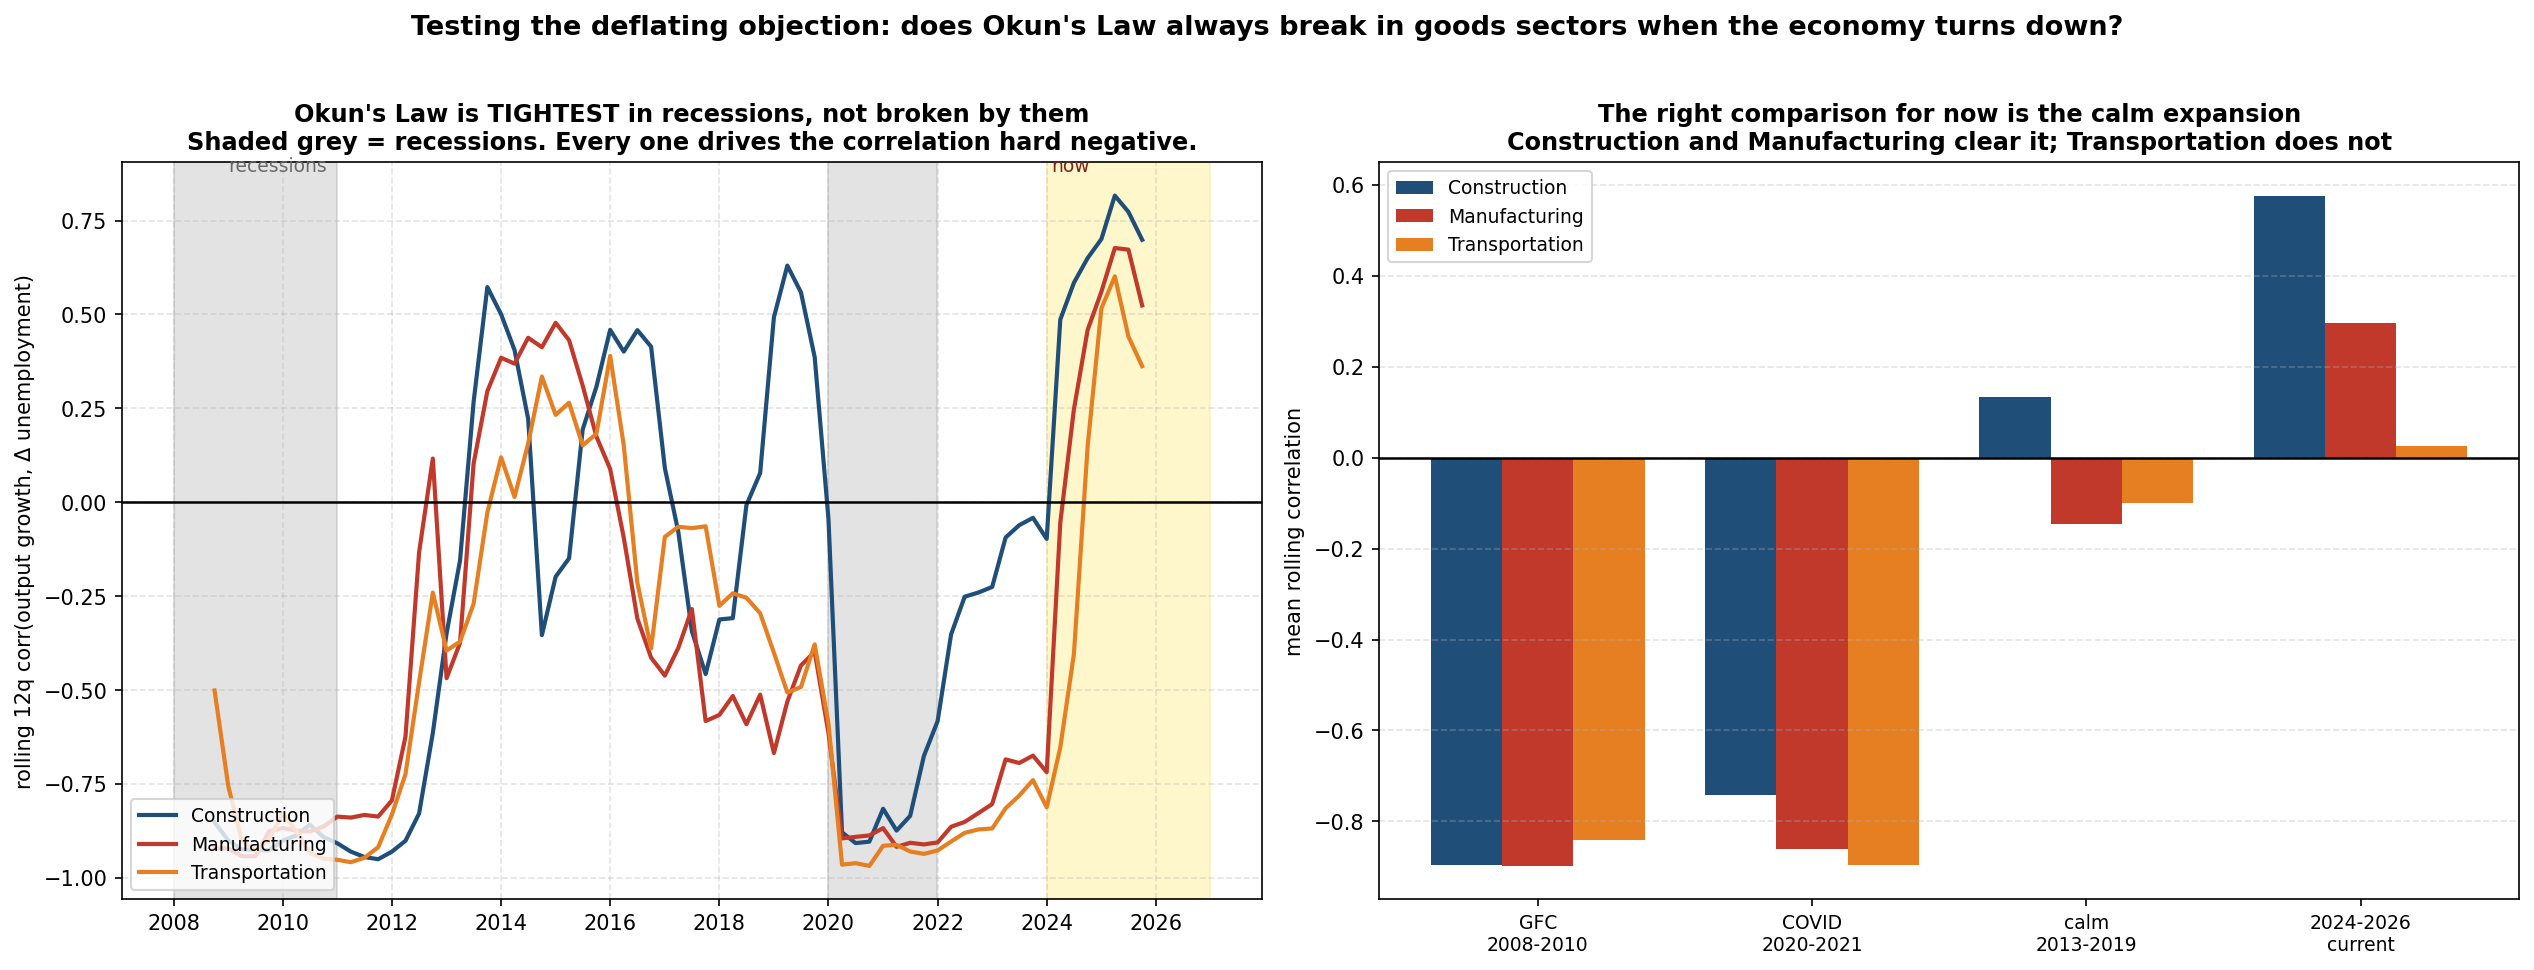

Python code for this plot:
"""
does_okun_break_in_recessions.py
Does Okun's Law always break in the goods sectors during a downturn?

WHY THIS EXISTS
The obvious deflating objection to this whole sub-project: maybe the 2024-2025
goods-sector inversion is nothing, because Okun's Law always comes apart in
construction, manufacturing and transportation when the economy turns down.
These are the most cyclical sectors in the economy. If their output-unemployment
correlation flips sign in every recession, then the 2024-2025 flip needs no
special explanation, and the long rate lag documented elsewhere in this folder is
an elaborate answer to a question that was never puzzling.

That objection is entirely testable and has never been tested here. This does it.

METHOD
Rolling 12-quarter correlation between year-over-year sector real output growth
and the year-over-year change in the sector unemployment rate. Okun's Law working
means a NEGATIVE correlation: output up, unemployment down. An inversion is a
positive correlation. The rolling series is then summarised inside four windows.

Two statistics are reported per window, the MEAN correlation and the SHARE of
quarters with a positive correlation. Deliberately not the maximum: a maximum
rises mechanically with the number of windows observed, so comparing the max over
a seven-year calm period against the max over a two-year recession is rigged
toward finding inversions in the longer window. An earlier cut of this test used
the max and produced a misleading table.

BEA real value added by industry starts in 2005, so the sample covers the GFC,
COVID, the 2013-2019 expansion as a calm benchmark, and the current episode.
COVID quarters are deliberately NOT excluded, because the question here is
precisely what downturns do.

RESULT: THE OBJECTION IS BACKWARDS
Okun's Law does not break in these sectors during recessions. It works better
than usual:

    window              Construction     Manufacturing   Transportation
    GFC 2008-2010          -0.90             -0.90            -0.84
    COVID 2020-2021        -0.74             -0.86            -0.90
    calm 2013-2019         +0.13             -0.15            -0.10
    2024-2026 current      +0.58             +0.30            +0.03

Across both recessions in the sample, in all three sectors, not one quarter shows
a positive correlation. Zero of 51. A sharp downturn drives output and
unemployment hard in opposite directions at the same time, which is Okun's Law
operating at full strength. The relationship is cyclically activated: it is
tightest exactly when the cycle is loudest.

WHAT THAT DOES AND DOES NOT BUY THIS SUB-PROJECT
It removes the deflating objection. The current inversion is not the ordinary
behaviour of goods sectors in a downturn, and it is happening in an expansion
rather than a recession, so a recession-based dismissal does not work.

It does not make the inversion large. The calm 2013-2019 benchmark is the honest
comparison, not the recessions, because the present period resembles a calm
expansion far more than it resembles 2008. Against that benchmark, construction
and manufacturing are both clearly outside their normal ranges, each by the same
+0.44 (construction +0.58 against a calm mean of +0.13, manufacturing +0.30
against -0.15). Transportation is not distinguishable from calm-period noise at
all (+0.03 against -0.10), so the "three sectors moved together" framing rests on
two of them. In calm periods these
correlations wander across zero routinely, 36 to 61 percent of quarters positive
depending on the sector.

That is consistent with what `why_in_sync.py` already found by a different route,
that the inversion reverses at a 20-quarter window and should be treated as a
short-window artifact. The hiring slowdown remains the durable finding; the
inversion remains thin; and the reason it is thin is not that recessions always
produce inversions, because they demonstrably do not.

Reads FRED CSVs from ../FRED-Data/. Writes does_okun_break_in_recessions.png.
"""

import os
import glob
import numpy as np
import pandas as pd
import matplotlib
matplotlib.use("Agg")
import matplotlib.pyplot as plt

HERE     = os.path.dirname(os.path.abspath(__file__))
DATA_DIR = os.path.join(HERE, "..", "FRED-Data") + os.sep
WIN      = 12   # quarters

SECTORS = {
    "Construction":   ("construction_value_added_RVAC.csv",
                       "construction_unemployment_rate_LNU04032231.csv"),
    "Manufacturing":  ("manufacturing_value_added_RVAMA.csv",
                       "manufacturing_unemployment_rate_LNU04032232.csv"),
    "Transportation": ("transportation_warehousing_value_added_RVAT.csv",
                       "transportation_utilities_unemployment_rate_LNU04032236.csv"),
}

WINDOWS = [
    ("GFC 2008-2010",     "2008-01-01", "2010-12-31", "recession"),
    ("COVID 2020-2021",   "2020-01-01", "2021-12-31", "recession"),
    ("calm 2013-2019",    "2013-01-01", "2019-12-31", "expansion"),
    ("2024-2026 current", "2024-01-01", "2026-12-31", "current"),
]


def find(f):
    p = os.path.join(DATA_DIR, f)
    return p if os.path.exists(p) else glob.glob(os.path.join(DATA_DIR, "*" + f))[0]


def load(f):
    d = pd.read_csv(find(f))
    d.columns = [c.strip() for c in d.columns]
    d[d.columns[0]] = pd.to_datetime(d[d.columns[0]])
    d = d.set_index(d.columns[0])
    return pd.to_numeric(d.iloc[:, 0], errors="coerce").dropna()


rolls = {}
for name, (of, uf) in SECTORS.items():
    y = (load(of).pct_change(4) * 100).dropna()
    u = load(uf).resample("QS").mean().diff(4).dropna()
    j = pd.DataFrame({"y": y, "u": u}).dropna()
    rolls[name] = j["y"].rolling(WIN).corr(j["u"]).dropna()

print("=" * 100)
print("DOES OKUN'S LAW ALWAYS BREAK IN THE GOODS SECTORS DURING A DOWNTURN?")
print("=" * 100)
print(f"\nRolling {WIN}-quarter corr(sector output growth, change in sector unemployment).")
print("Okun's Law working = NEGATIVE. Inversion = POSITIVE.")
print("Mean and share-positive are reported because both are comparable across windows of")
print("different length. A maximum is not, and would favour finding inversions in the")
print("longest window by construction.\n")

print(f"{'window':<20}{'kind':<11}" + "".join(f"{n:>22}" for n in SECTORS))
print(f"{'':<31}" + "".join(f"{'mean    %pos     n':>22}" for _ in SECTORS))
rows = []
for lab, a, b, kind in WINDOWS:
    line = ""
    for name in SECTORS:
        s = rolls[name].loc[a:b]
        rows.append(dict(window=lab, kind=kind, sector=name,
                         mean=s.mean(), pos=(s > 0).mean(), n=len(s)))
        line += f"{s.mean():>+11.2f}{(s > 0).mean() * 100:>8.0f}%{len(s):>4}" if len(s) \
            else f"{'n/a':>22}"
    print(f"{lab:<20}{kind:<11}{line}")
T = pd.DataFrame(rows)

rec = T[T.kind == "recession"]
print(f"\n  Across both recessions, all three sectors: {int((rec.pos * rec.n).sum())} of "
      f"{int(rec.n.sum())} quarters show a positive correlation.")
print("  Okun's Law does not break in these sectors during a recession. It works BEST then.")
print("  A sharp downturn drives output and unemployment hard in opposite directions at the")
print("  same time, which is the law operating at full strength. So the current inversion")
print("  cannot be dismissed as what goods sectors normally do in a slump, and it is")
print("  happening in an expansion in any case.")

print("\n  The honest benchmark is the CALM period, not the recessions, because 2024-2026")
print("  resembles an expansion far more than it resembles 2008:\n")
calm = T[T.window == "calm 2013-2019"].set_index("sector")
cur = T[T.window == "2024-2026 current"].set_index("sector")
print(f"    {'sector':<16}{'calm mean':>11}{'current mean':>14}{'gap':>8}   verdict")
for name in SECTORS:
    gap = cur.loc[name, "mean"] - calm.loc[name, "mean"]
    v = ("clearly outside calm range" if gap > 0.35 else
         "modestly outside" if gap > 0.15 else "not distinguishable from calm noise")
    print(f"    {name:<16}{calm.loc[name, 'mean']:>+11.2f}{cur.loc[name, 'mean']:>+14.2f}"
          f"{gap:>+8.2f}   {v}")
print("\n  In calm periods these correlations wander across zero routinely "
      f"({calm.pos.min()*100:.0f} to {calm.pos.max()*100:.0f}% of")
print("  quarters positive). Construction and manufacturing are both clearly outside")
print("  their own calm ranges, by the same +0.44; transportation is not, so the 'three")
print("  sectors moved together' framing really rests on two of them.")
print("  This matches what why_in_sync.py found by a different route: the inversion is a")
print("  short-window artifact, and the hiring slowdown is the durable finding.")

# ---- chart -------------------------------------------------------------------
fig, axes = plt.subplots(1, 2, figsize=(17, 6.3))

ax = axes[0]
COLS = {"Construction": "#1f4e79", "Manufacturing": "#c0392b", "Transportation": "#e67e22"}
for name, r in rolls.items():
    ax.plot(r.index, r.values, lw=2.0, color=COLS[name], label=name)
ax.axhline(0, color="black", lw=1.2)
for lab, a, b, kind in WINDOWS:
    if kind == "recession":
        ax.axvspan(pd.Timestamp(a), pd.Timestamp(b), color="gray", alpha=0.22)
ax.axvspan(pd.Timestamp("2024-01-01"), pd.Timestamp("2026-12-31"), color="gold", alpha=0.20)
ax.text(pd.Timestamp("2009-01-01"), 0.88, "recessions", fontsize=9, color="dimgray")
ax.text(pd.Timestamp("2024-02-01"), 0.88, "now", fontsize=9, color="#7b241c")
ax.set_ylabel(f"rolling {WIN}q corr(output growth, Δ unemployment)", fontsize=10)
ax.set_title("Okun's Law is TIGHTEST in recessions, not broken by them\n"
             "Shaded grey = recessions. Every one drives the correlation hard negative.",
             fontsize=11.5, fontweight="bold")
ax.legend(fontsize=9, loc="lower left"); ax.grid(True, ls="--", alpha=0.35)

ax = axes[1]
labs = [w[0] for w in WINDOWS]
x = np.arange(len(labs)); w_ = 0.26
for i, name in enumerate(SECTORS):
    vals = [T[(T.window == l) & (T.sector == name)]["mean"].iloc[0] for l in labs]
    ax.bar(x + (i - 1) * w_, vals, w_, label=name, color=COLS[name])
ax.axhline(0, color="black", lw=1.2)
ax.set_xticks(x); ax.set_xticklabels([l.replace(" ", "\n", 1) for l in labs], fontsize=9)
ax.set_ylabel("mean rolling correlation", fontsize=10)
ax.set_title("The right comparison for now is the calm expansion\n"
             "Construction and Manufacturing clear it; Transportation does not",
             fontsize=11.5, fontweight="bold")
ax.legend(fontsize=9); ax.grid(True, axis="y", ls="--", alpha=0.35)

fig.suptitle("Testing the deflating objection: does Okun's Law always break in goods sectors "
             "when the economy turns down?", fontsize=13, fontweight="bold", y=1.02)
plt.tight_layout()
out = os.path.join(HERE, "does_okun_break_in_recessions.png")
plt.savefig(out, dpi=150, bbox_inches="tight")
print(f"\nChart saved: {out}")
